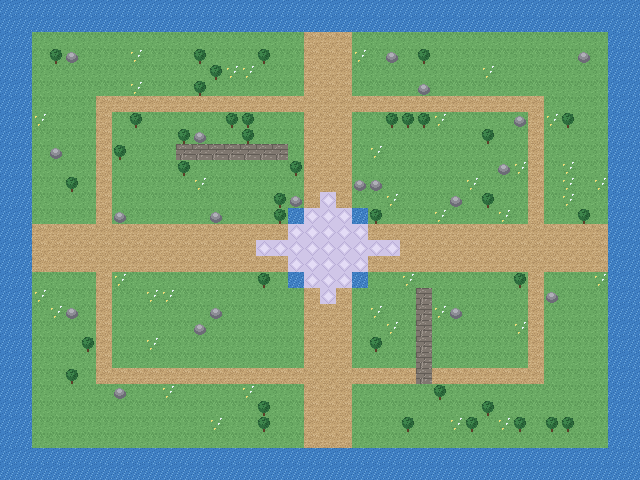

A level layout from a 2D game, rendered from its tile map. Below: a short description, then the map file with tile-grid data replaced by summaries:
An orthogonal 40x30 tile map with 16x16 px tiles, 2 tile layers (Nen, TrangTri), 1 hidden layer not drawn and 34 objects (24x coin, 5x zombie, 4x skeleton, george).

<map version="1.10" tiledversion="1.10.2" orientation="orthogonal" renderorder="right-down" width="40" height="30" tilewidth="16" tileheight="16" infinite="0" nextlayerid="6" nextobjectid="35">
 <tileset firstgid="1" name="gold_rush" tilewidth="16" tileheight="16" tilecount="9" columns="9">
  <image source="../images/tileset.png" width="144" height="16" />
 </tileset>
  <layer id="1" name="Nen" width="40" height="30">
   <data>[1200 cells, 1200 non-empty, 5 distinct tile ids]</data>
  </layer>
  <layer id="2" name="TrangTri" width="40" height="30">
   <data>[1200 cells, 72 non-empty, 3 distinct tile ids]</data>
  </layer>
  <layer id="3" name="VaCham" width="40" height="30" visible="0">
   <data>[1200 cells, 340 non-empty, 1 distinct tile ids]</data>
  </layer>
  <objectgroup id="4" name="DoiTuong">
   <object id="1" name="george" x="312" y="56" width="0" height="0" />
   <object id="2" name="coin" x="376" y="280" width="0" height="0" />
   <object id="3" name="coin" x="568" y="408" width="0" height="0" />
   <object id="4" name="coin" x="296" y="104" width="0" height="0" />
   <object id="5" name="coin" x="168" y="216" width="0" height="0" />
   <object id="6" name="coin" x="216" y="328" width="0" height="0" />
   <object id="7" name="coin" x="104" y="424" width="0" height="0" />
   <object id="8" name="coin" x="280" y="184" width="0" height="0" />
   <object id="9" name="coin" x="584" y="136" width="0" height="0" />
   <object id="10" name="coin" x="216" y="392" width="0" height="0" />
   <object id="11" name="coin" x="344" y="168" width="0" height="0" />
   <object id="12" name="coin" x="88" y="296" width="0" height="0" />
   <object id="13" name="coin" x="520" y="56" width="0" height="0" />
   <object id="14" name="coin" x="440" y="136" width="0" height="0" />
   <object id="15" name="coin" x="472" y="296" width="0" height="0" />
   <object id="16" name="coin" x="504" y="136" width="0" height="0" />
   <object id="17" name="coin" x="456" y="264" width="0" height="0" />
   <object id="18" name="coin" x="312" y="280" width="0" height="0" />
   <object id="19" name="coin" x="536" y="408" width="0" height="0" />
   <object id="20" name="coin" x="104" y="72" width="0" height="0" />
   <object id="21" name="coin" x="152" y="344" width="0" height="0" />
   <object id="22" name="coin" x="248" y="168" width="0" height="0" />
   <object id="23" name="coin" x="120" y="184" width="0" height="0" />
   <object id="24" name="coin" x="536" y="152" width="0" height="0" />
   <object id="25" name="coin" x="264" y="296" width="0" height="0" />
   <object id="26" name="zombie" x="72" y="248" width="0" height="0" />
   <object id="27" name="zombie" x="120" y="136" width="0" height="0" />
   <object id="28" name="zombie" x="488" y="376" width="0" height="0" />
   <object id="29" name="zombie" x="552" y="216" width="0" height="0" />
   <object id="30" name="zombie" x="152" y="360" width="0" height="0" />
   <object id="31" name="skeleton" x="248" y="328" width="0" height="0" />
   <object id="32" name="skeleton" x="424" y="184" width="0" height="0" />
   <object id="33" name="skeleton" x="184" y="408" width="0" height="0" />
   <object id="34" name="skeleton" x="136" y="344" width="0" height="0" />
  </objectgroup>
</map>
